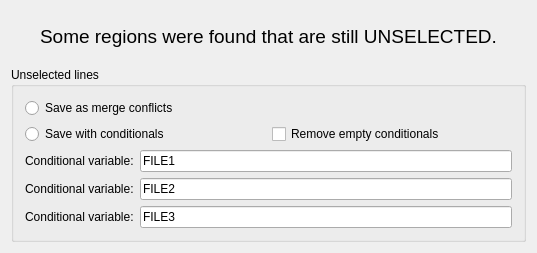
<?xml version="1.0" encoding="UTF-8"?>
<ui version="4.0" stdsetdef="1">
  <author></author>
  <comment></comment>
  <exportmacro></exportmacro>
  <class>XxMarkersWidgetBase</class>
  <widget class="QWidget" name="XxMarkersWidgetBase">
    <property name="geometry">
      <rect>
        <x>0</x>
        <y>0</y>
        <width>537</width>
        <height>253</height>
      </rect>
    </property>
    <property name="windowTitle">
      <string>Form3</string>
    </property>
    <layout class="QVBoxLayout">
      <property name="margin">
        <number>11</number>
      </property>
      <property name="spacing">
        <number>6</number>
      </property>
      <item>
        <widget class="QLabel" name="TextLabel1_2">
          <property name="font">
            <font>
              <family>helvetica</family>
              <pointsize>14</pointsize>
            </font>
          </property>
          <property name="text">
            <string>Some regions were found that are still UNSELECTED.</string>
          </property>
          <property name="alignment">
            <set>Qt::AlignCenter</set>
          </property>
          <property name="wordWrap">
            <bool>false</bool>
          </property>
        </widget>
      </item>
      <item>
        <widget class="QGroupBox" name="_groupbox">
          <property name="title">
            <string>Unselected lines</string>
          </property>
          <layout class="QVBoxLayout">
            <property name="margin">
              <number>11</number>
            </property>
            <property name="spacing">
              <number>6</number>
            </property>
            <item>
              <widget class="QRadioButton" name="_checkboxConflicts">
                <property name="text">
                  <string>Save as merge conflicts</string>
                </property>
              </widget>
            </item>
            <item>
              <layout class="QHBoxLayout">
                <property name="margin">
                  <number>0</number>
                </property>
                <property name="spacing">
                  <number>6</number>
                </property>
                <item>
                  <widget class="QRadioButton" name="_checkboxConditionals">
                    <property name="text">
                      <string>Save with conditionals</string>
                    </property>
                  </widget>
                </item>
                <item>
                  <widget class="QCheckBox" name="_removeEmptyConditionals">
                    <property name="text">
                      <string>Remove empty conditionals</string>
                    </property>
                  </widget>
                </item>
              </layout>
            </item>
            <item>
              <layout class="QHBoxLayout">
                <property name="margin">
                  <number>0</number>
                </property>
                <property name="spacing">
                  <number>6</number>
                </property>
                <item>
                  <widget class="QLabel" name="_labelConditional1">
                    <property name="text">
                      <string>Conditional variable:</string>
                    </property>
                    <property name="wordWrap">
                      <bool>false</bool>
                    </property>
                  </widget>
                </item>
                <item>
                  <widget class="QLineEdit" name="_lineeditConditional1">
                    <property name="text">
                      <string>FILE1</string>
                    </property>
                  </widget>
                </item>
              </layout>
            </item>
            <item>
              <layout class="QHBoxLayout">
                <property name="margin">
                  <number>0</number>
                </property>
                <property name="spacing">
                  <number>6</number>
                </property>
                <item>
                  <widget class="QLabel" name="_labelConditional2">
                    <property name="text">
                      <string>Conditional variable:</string>
                    </property>
                    <property name="wordWrap">
                      <bool>false</bool>
                    </property>
                  </widget>
                </item>
                <item>
                  <widget class="QLineEdit" name="_lineeditConditional2">
                    <property name="text">
                      <string>FILE2</string>
                    </property>
                  </widget>
                </item>
              </layout>
            </item>
            <item>
              <layout class="QHBoxLayout">
                <property name="margin">
                  <number>0</number>
                </property>
                <property name="spacing">
                  <number>6</number>
                </property>
                <item>
                  <widget class="QLabel" name="_labelConditional3">
                    <property name="text">
                      <string>Conditional variable:</string>
                    </property>
                    <property name="wordWrap">
                      <bool>false</bool>
                    </property>
                  </widget>
                </item>
                <item>
                  <widget class="QLineEdit" name="_lineeditConditional3">
                    <property name="text">
                      <string>FILE3</string>
                    </property>
                  </widget>
                </item>
              </layout>
            </item>
          </layout>
        </widget>
      </item>
    </layout>
  </widget>
  <pixmapfunction>qPixmapFromMimeSource</pixmapfunction>
</ui>
